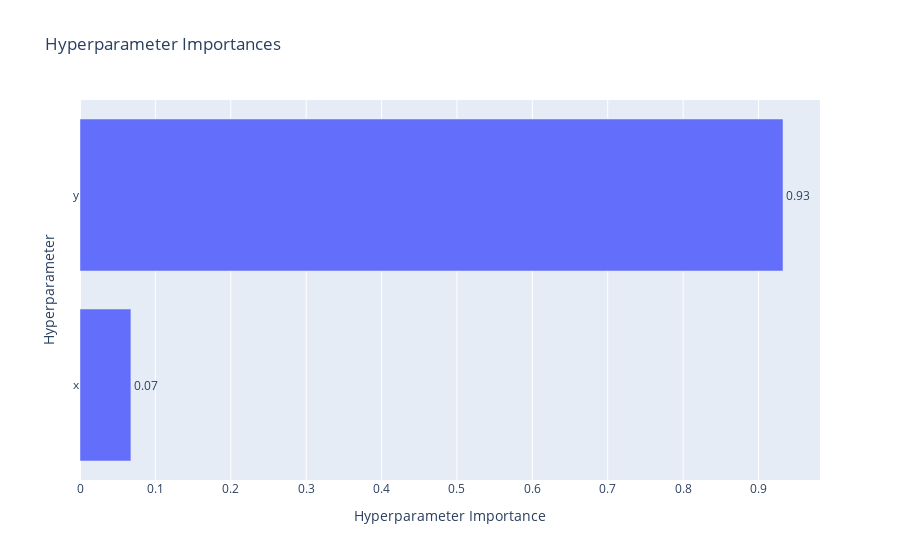

Notebook code cell kept with this figure:
### Code cell
import optuna.visualization as vis
import plotly

vis.plot_param_importances(study).show()

### Figure 1 — Plotly figure (JSON) as saved in the notebook; plotly's stock layout.template omitted (floating-point values rounded to 4 significant figures)
{"data": [{"cliponaxis": false, "hovertemplate": ["x (FloatDistribution): 0.06754076899053955<extra></extra>", "y (FloatDistribution): 0.9324592310094605<extra></extra>"], "name": "Objective Value", "orientation": "h", "text": ["0.07", "0.93"], "textposition": "outside", "type": "bar", "x": [0.06754, 0.9325], "y": ["x", "y"]}], "layout": {"title": {"text": "Hyperparameter Importances"}, "xaxis": {"title": {"text": "Hyperparameter Importance"}}, "yaxis": {"title": {"text": "Hyperparameter"}}}}
